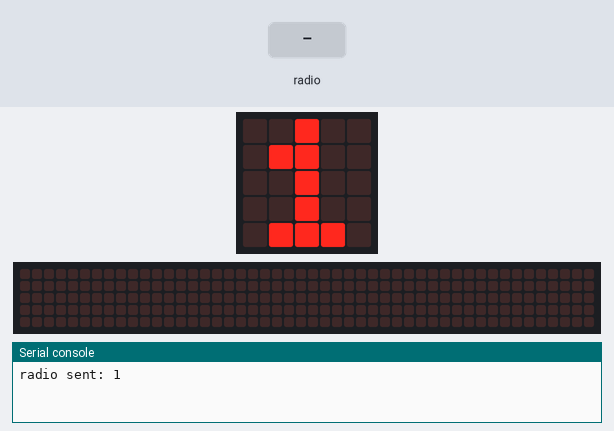
Bench run of a program on a simulated BBC micro:bit (MakeCode). On the bench: the board's 5×5 LED display, a strip that is not on the board, showing the scrolling text unrolled, the last lines printed to the serial console. The test bench sets the inputs (shaded band). No radio messages arrive unless stated (any console line starting 'radio sent:' is added by the test bench); the 48×5 strip is a reading aid, not a part: it shows the text the display is scrolling, unrolled, one strip-width of it at a time.

Above: at 1.3 s.
1.4 s: radio message "0" arrives
At 7.4 s:
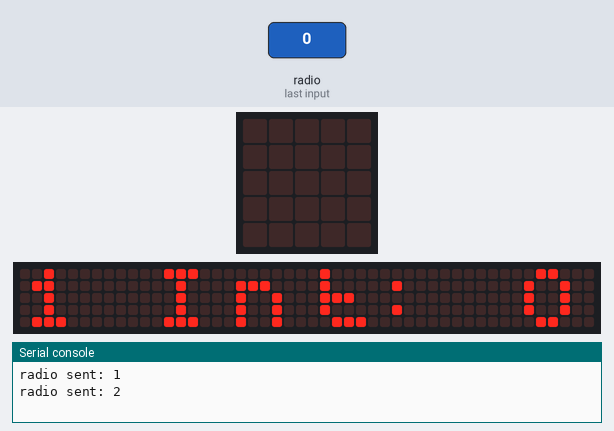
At 9.9 s:
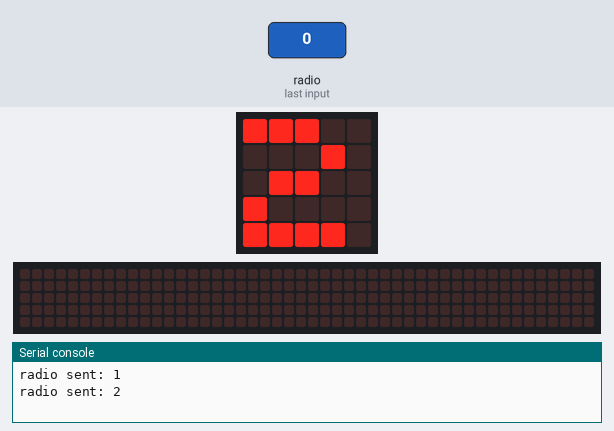
Timing chart, 0 to 11.4 s (numbered marks = the images above; inputs shaded):
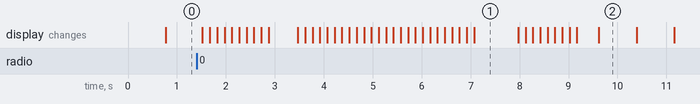

Measured:
- after the input at 1.4 s, the display: first changes after 0.12 s (image 1 shows a later state)
- what the display in image 1 shows lasts 0.9 s, from 7.1 s to 8.0 s

The program:

main.ts
```typescript
radio.onReceivedNumber(function (receivedNumber) {
    basic.showString("" + num + " " + "Int: " + receivedNumber)
    basic.pause(200)
})
radio.onReceivedString(function (receivedString) {
    basic.showString("" + num + " " + "Str: " + receivedString)
    basic.pause(200)
})
radio.onReceivedValue(function (name, value) {
    basic.showString("" + num + " " + "Key:Val" + name + ":" + value)
    basic.pause(200)
    radio.sendNumber(0)
})
let num = 0
num = 0
basic.forever(function () {
    basic.showNumber(num)
    radio.setGroup(num)
    if (num == 255) {
        num = 1
    }
    num += 1
    radio.sendNumber(num)
})
```

test.ts
```typescript
// tu są testy; nie będzie to kompilowane, gdy ten pakiet będzie używany jako rozszerzenie.
```
